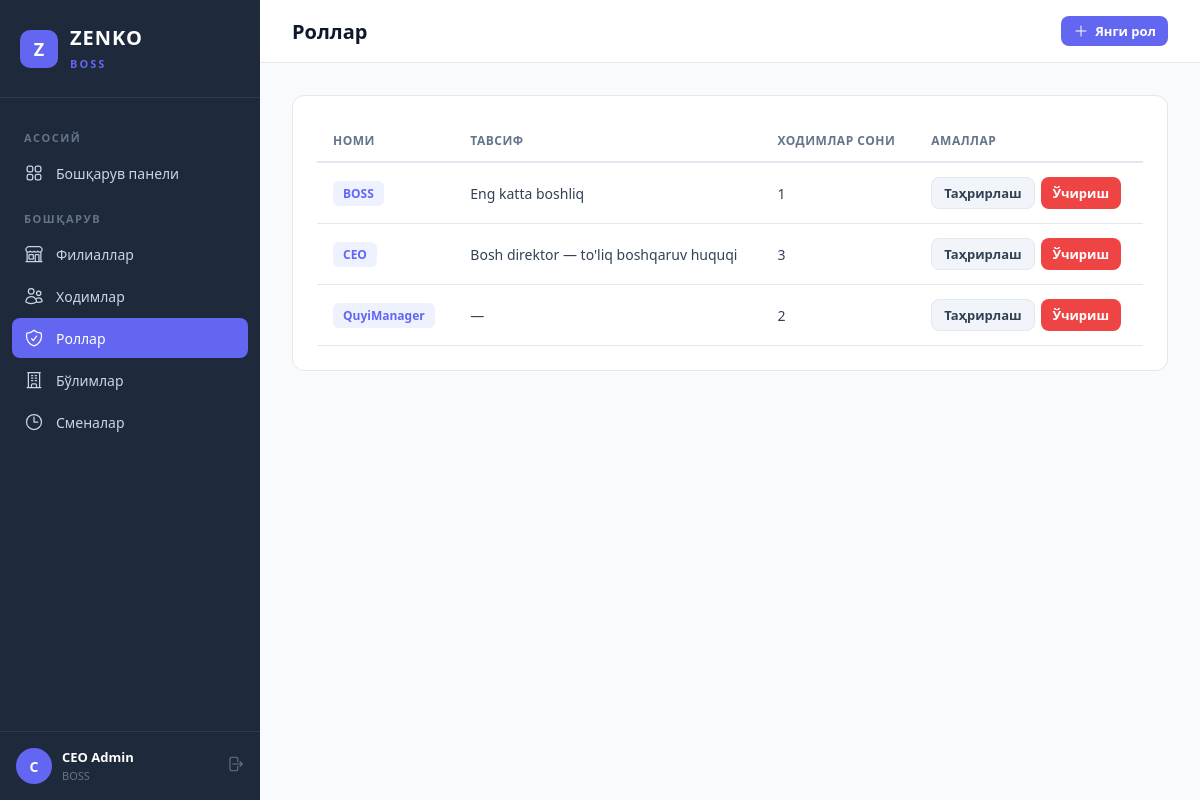
Screenshot of /boss/roles/ (signed in) with the database file from the repository.
### apps/users/models.py (models this page shows, shortened)
class User(AbstractUser):
    first_name = None
    last_name = None
    email = None
    name = models.CharField('Ism', max_length=150)
    phone = models.CharField('Telefon raqam', max_length=20, blank=True)
    role = models.ForeignKey(
        Role,
        verbose_name='Rol',
        on_delete=models.SET_NULL,
        related_name='users',
        null=True,
        blank=True,
    )
    department = models.ForeignKey(
        Department,
        verbose_name='Bo\'lim',
        on_delete=models.SET_NULL,
        related_name='users',
        null=True,
        blank=True,
    )
    shift = models.ForeignKey(
        Shift,
        verbose_name='Smena',
        on_delete=models.SET_NULL,
        related_name='users',
        null=True,
        blank=True,
    )
    branch = models.ForeignKey(
        Branch,
        verbose_name='Filial',
        on_delete=models.PROTECT,
        related_name='users',
        null=True,
        blank=True,
    )
    REQUIRED_FIELDS = ['name']
    class Meta:
        verbose_name = 'Hodim'
        verbose_name_plural = 'Hodimlar'
        ordering = ['-date_joined']

class Role(models.Model):
    name = models.CharField('Nomi', max_length=100, unique=True)
    description = models.TextField('Tavsif', blank=True)
    created_at = models.DateTimeField(auto_now_add=True)
    class Meta:
        verbose_name = 'Rol'
        verbose_name_plural = 'Rollar'
        ordering = ['name']

### apps/boss/views.py (the view)
# urls.py: path('roles/', views.RoleListView.as_view(), name='role_list'),
class RoleListView(BOSSRequiredMixin, ListView):
    model = Role
    template_name = 'boss/role_list.html'
    context_object_name = 'roles'
    def get_context_data(self, **kwargs):
        ctx = super().get_context_data(**kwargs)
        ctx['active_nav'] = 'roles'
        return ctx

### apps/boss/views.py (called while the page is built)
    def dispatch(self, request, *args, **kwargs):
        if not request.user.is_authenticated:
            return self.handle_no_permission()
        if not (request.user.role and request.user.role.name == 'BOSS'):
            if not request.user.is_superuser:
                messages.error(request, 'Sizda bu sahifaga kirish huquqi yo\'q.')
                return redirect('login')
        return super().dispatch(request, *args, **kwargs)

### apps/boss/templates/boss/role_list.html (shortened to what this page needs)
{% extends "boss/base.html" %}
{% block page_title %}Роллар{% endblock %}
{% block topbar_actions %}
<a href="{% url 'boss:role_create' %}" class="btn btn-primary btn-sm">
    <svg xmlns="http://www.w3.org/2000/svg" fill="none" viewBox="0 0 24 24" stroke-width="1.5" stroke="currentColor"><path stroke-linecap="round" stroke-linejoin="round" d="M12 4.5v15m7.5-7.5h-15"/></svg>
    Янги рол
</a>
{% endblock %}
{% block content %}
<div class="card">
    {% if roles %}
    <div class="table-wrapper">
        <table>
            <thead>
                <tr>
                    <th>Номи</th>
                    <th>Тавсиф</th>
                    <th>Ходимлар сони</th>
                    <th>Амаллар</th>
                </tr>
            </thead>
            <tbody>
                {% for role in roles %}
                <tr>
                    <td><span class="badge badge-purple">{{ role.name }}</span></td>
                    <td>{{ role.description|default:"—" }}</td>
                    <td>{{ role.users.count }}</td>
                    <td>
                        <div class="actions-cell">
                            <a href="{% url 'boss:role_update' role.pk %}" class="btn btn-sm btn-secondary">Таҳрирлаш</a>
                            <a href="{% url 'boss:role_delete' role.pk %}" class="btn btn-sm btn-danger">Ўчириш</a>
                        </div>
                    </td>
                </tr>
                {% endfor %}
            </tbody>
        </table>
    </div>
    {% else %}
    <div class="empty-state">
        <p>Ҳали роллар қўшилмаган</p>
        <a href="{% url 'boss:role_create' %}" class="btn btn-primary">Рол қўшиш</a>
    </div>
    {% endif %}
</div>
{% endblock %}

### apps/boss/templates/boss/base.html (shortened to what this page needs)
{% load static %}
<!DOCTYPE html>
<html lang="uz">
<head>
</head>
<body>
    <aside class="sidebar" id="sidebar">
        <div class="sidebar-brand">
            <div class="logo">Z</div>
            <div>
                <span>ZENKO</span><br>
                <small>BOSS</small>
            </div>
        </div>
        <nav class="sidebar-nav">
            <div class="nav-label">Асосий</div>
            <a href="{% url 'boss:dashboard' %}" class="nav-link {% if active_nav == 'dashboard' %}active{% endif %}">
                Бошқарув панели
            </a>
            <div class="nav-label">Бошқарув</div>
            <a href="{% url 'boss:branch_list' %}" class="nav-link {% if active_nav == 'branches' %}active{% endif %}">
                Филиаллар
            </a>
            <a href="{% url 'boss:user_list' %}" class="nav-link {% if active_nav == 'users' %}active{% endif %}">
                Ходимлар
            </a>
            <a href="{% url 'boss:role_list' %}" class="nav-link {% if active_nav == 'roles' %}active{% endif %}">
                Роллар
            </a>
            <a href="{% url 'boss:department_list' %}" class="nav-link {% if active_nav == 'departments' %}active{% endif %}">
                Бўлимлар
            </a>
            <a href="{% url 'boss:shift_list' %}" class="nav-link {% if active_nav == 'shifts' %}active{% endif %}">
                <svg xmlns="http://www.w3.org/2000/svg" fill="none" viewBox="0 0 24 24" stroke-width="1.5" stroke="currentColor"><path stroke-linecap="round" stroke-linejoin="round" d="M12 6v6h4.5m4.5 0a9 9 0 1 1-18 0 9 9 0 0 1 18 0Z"/></svg>
                Сменалар
            </a>
        </nav>
        <div class="sidebar-footer">
            <div class="sidebar-user">
                <div class="avatar">{{ request.user.name|make_list|first|default:"B" }}</div>
                <div class="info">
                    <strong>{{ request.user.name }}</strong>
                    <small>BOSS</small>
                </div>
                <a href="{% url 'logout' %}" class="btn-logout" title="Чиқиш">
                </a>
            </div>
        </div>
    </aside>
    <div class="main">
        <header class="topbar">
            <div style="display:flex;align-items:center;gap:12px;">
                <h1>{% block page_title %}Бошқарув панели{% endblock %}</h1>
            </div>
            <div class="topbar-actions">
                {% block topbar_actions %}{% endblock %}
            </div>
        </header>
        <div class="content">
            {% block content %}{% endblock %}
        </div>
    </div>
</body>
</html>

### apps/boss/templates/boss/base.html (style rules this page uses)
:root { --primary: #6366F1; --primary-hover: #4F46E5; --primary-light: #EEF2FF; --black: #0F172A; --dark: #1E293B; --gray-50: #F8FAFC; --gray-100: #F1F5F9; --gray-200: #E2E8F0; --gray-300: #CBD5E1; --gray-500: #64748B; --gray-700: #334155; --white: #FFFFFF; --red: #EF4444; --green: #22C55E; --orange: #F59E0B; --sidebar-w: 260px; }
* { margin: 0; padding: 0; box-sizing: border-box; }
body { font-family: 'Segoe UI', system-ui, -apple-system, sans-serif; background: var(--gray-50); color: var(--black); min-height: 100vh; }
.sidebar { position: fixed; top: 0; left: 0; width: var(--sidebar-w); height: 100vh; background: var(--dark); display: flex; flex-direction: column; z-index: 100; transition: transform .3s; }
.sidebar-brand { padding: 24px 20px; border-bottom: 1px solid rgba(255,255,255,.08); display: flex; align-items: center; gap: 12px; }
.sidebar-brand .logo { width: 38px; height: 38px; background: var(--primary); border-radius: 10px; display: flex; align-items: center; justify-content: center; font-weight: 800; color: var(--white); font-size: 18px; }
.sidebar-brand span { color: var(--white); font-size: 20px; font-weight: 700; letter-spacing: 1px; }
.sidebar-brand small { color: var(--primary); font-size: 11px; font-weight: 600; text-transform: uppercase; letter-spacing: 2px; }
.sidebar-nav { flex: 1; padding: 16px 12px; overflow-y: auto; }
.nav-label { color: var(--gray-500); font-size: 11px; font-weight: 600; text-transform: uppercase; letter-spacing: 1.5px; padding: 16px 12px 8px; }
.nav-link { display: flex; align-items: center; gap: 12px; padding: 10px 12px; color: var(--gray-300); text-decoration: none; border-radius: 8px; font-size: 14px; font-weight: 500; transition: all .2s; margin-bottom: 2px; }
.nav-link.active { background: var(--primary); color: var(--white); }
.nav-link svg { width: 20px; height: 20px; flex-shrink: 0; }
.sidebar-footer { padding: 16px; border-top: 1px solid rgba(255,255,255,.08); }
.sidebar-user { display: flex; align-items: center; gap: 10px; color: var(--gray-300); font-size: 13px; }
.sidebar-user .avatar { width: 36px; height: 36px; background: var(--primary); border-radius: 50%; display: flex; align-items: center; justify-content: center; font-weight: 700; color: var(--white); font-size: 14px; }
.sidebar-user .info { flex: 1; }
.sidebar-user .info strong { display: block; color: var(--white); font-size: 13px; }
.sidebar-user .info small { color: var(--gray-500); font-size: 11px; }
.btn-logout { color: var(--gray-500); text-decoration: none; font-size: 13px; transition: color .2s; }
.main { margin-left: var(--sidebar-w); min-height: 100vh; }
.topbar { background: var(--white); border-bottom: 1px solid var(--gray-200); padding: 16px 32px; display: flex; align-items: center; justify-content: space-between; position: sticky; top: 0; z-index: 50; }
.topbar h1 { font-size: 20px; font-weight: 700; color: var(--black); }
.topbar-actions { display: flex; align-items: center; gap: 12px; }
.content { padding: 32px; }
.card { background: var(--white); border-radius: 12px; border: 1px solid var(--gray-200); padding: 24px; margin-bottom: 24px; }
.table-wrapper { overflow-x: auto; }
table { width: 100%; border-collapse: collapse; font-size: 14px; }
table th { text-align: left; padding: 12px 16px; font-weight: 600; color: var(--gray-500); font-size: 12px; text-transform: uppercase; letter-spacing: .5px; border-bottom: 2px solid var(--gray-200); }
table td { padding: 14px 16px; border-bottom: 1px solid var(--gray-200); color: var(--gray-700); }
.btn { display: inline-flex; align-items: center; gap: 6px; padding: 9px 18px; border-radius: 8px; font-size: 14px; font-weight: 600; text-decoration: none; border: none; cursor: pointer; transition: all .2s; }
.btn svg { width: 16px; height: 16px; }
.btn-primary { background: var(--primary); color: var(--white); }
.btn-secondary { background: var(--gray-100); color: var(--gray-700); border: 1px solid var(--gray-200); }
.btn-danger { background: var(--red); color: var(--white); }
.btn-sm { padding: 6px 12px; font-size: 13px; }
.actions-cell { display: flex; gap: 6px; }
.badge { display: inline-block; padding: 4px 10px; border-radius: 6px; font-size: 12px; font-weight: 600; }
.badge-purple { background: var(--primary-light); color: var(--primary); }

### rows the page displays
User: user.name|make_list "C", user.name "CEO Admin"
Role: name "BOSS", description "Eng katta boshliq", users.count "1"
Role: name "CEO", description "Bosh direktor — to'liq boshqaruv huquqi", users.count "3"
Role: name "QuyiManager", description "—", users.count "2"
